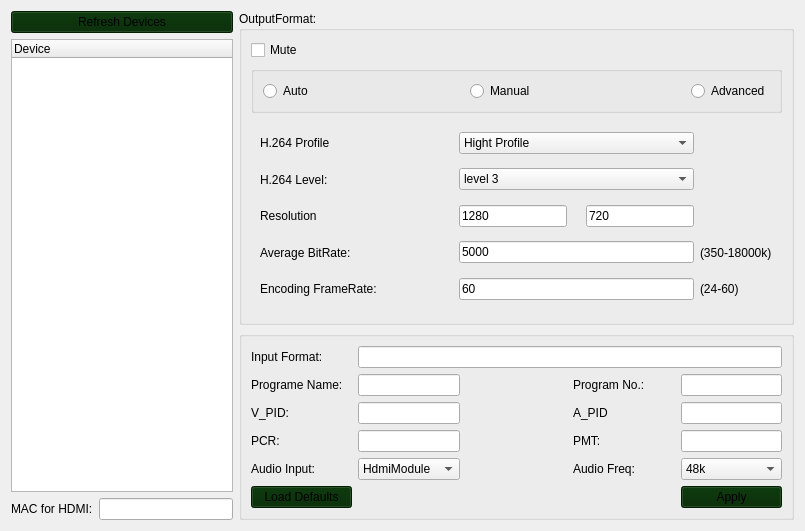
            <widget class="QWidget" name="page_hdmi">
             <layout class="QGridLayout" name="gridLayout_10" columnstretch="2,5">
              <item row="0" column="0" rowspan="2">
               <layout class="QGridLayout" name="gridLayout_6" rowstretch="1,0,0">
                <item row="2" column="0">
                 <widget class="QLabel" name="label_21">
                  <property name="text">
                   <string>MAC for HDMI:</string>
                  </property>
                 </widget>
                </item>
                <item row="0" column="0" colspan="2">
                 <widget class="QPushButton" name="btn_Refresh">
                  <property name="sizePolicy">
                   <sizepolicy hsizetype="Expanding" vsizetype="Fixed">
                    <horstretch>0</horstretch>
                    <verstretch>0</verstretch>
                   </sizepolicy>
                  </property>
                  <property name="styleSheet">
                   <string notr="true">background-color: rgb(0, 40, 0);</string>
                  </property>
                  <property name="text">
                   <string>Refresh Devices</string>
                  </property>
                 </widget>
                </item>
                <item row="2" column="1">
                 <widget class="QLineEdit" name="lin_HDMIMac">
                  <property name="readOnly">
                   <bool>true</bool>
                  </property>
                 </widget>
                </item>
                <item row="1" column="0" colspan="2">
                 <widget class="QTreeWidget" name="tree_Dev">
                  <property name="sizePolicy">
                   <sizepolicy hsizetype="Expanding" vsizetype="Expanding">
                    <horstretch>0</horstretch>
                    <verstretch>0</verstretch>
                   </sizepolicy>
                  </property>
                  <property name="styleSheet">
                   <string notr="true"/>
                  </property>
                  <property name="iconSize">
                   <size>
                    <width>25</width>
                    <height>25</height>
                   </size>
                  </property>
                  <property name="horizontalScrollMode">
                   <enum>QAbstractItemView::ScrollPerItem</enum>
                  </property>
                  <property name="allColumnsShowFocus">
                   <bool>false</bool>
                  </property>
                  <property name="headerHidden">
                   <bool>false</bool>
                  </property>
                  <property name="columnCount">
                   <number>1</number>
                  </property>
                  <attribute name="headerCascadingSectionResizes">
                   <bool>false</bool>
                  </attribute>
                  <attribute name="headerHighlightSections">
                   <bool>false</bool>
                  </attribute>
                  <column>
                   <property name="text">
                    <string>Device</string>
                   </property>
                  </column>
                 </widget>
                </item>
               </layout>
              </item>
              <item row="0" column="1">
               <widget class="QGroupBox" name="gro_OutFmt">
                <property name="sizePolicy">
                 <sizepolicy hsizetype="Expanding" vsizetype="Expanding">
                  <horstretch>0</horstretch>
                  <verstretch>0</verstretch>
                 </sizepolicy>
                </property>
                <property name="layoutDirection">
                 <enum>Qt::LeftToRight</enum>
                </property>
                <property name="title">
                 <string>OutputFormat:</string>
                </property>
                <layout class="QGridLayout" name="gridLayout_4" rowstretch="0,0,0,0">
                 <item row="2" column="0">
                  <widget class="QGroupBox" name="gro_Mode">
                   <property name="sizePolicy">
                    <sizepolicy hsizetype="Expanding" vsizetype="Fixed">
                     <horstretch>0</horstretch>
                     <verstretch>0</verstretch>
                    </sizepolicy>
                   </property>
                   <property name="title">
                    <string/>
                   </property>
                   <layout class="QHBoxLayout" name="horizontalLayout_15">
                    <item>
                     <widget class="QRadioButton" name="rad_Aut">
                      <property name="text">
                       <string>Auto</string>
                      </property>
                     </widget>
                    </item>
                    <item>
                     <spacer name="horizontalSpacer_13">
                      <property name="orientation">
                       <enum>Qt::Horizontal</enum>
                      </property>
                      <property name="sizeType">
                       <enum>QSizePolicy::Expanding</enum>
                      </property>
                      <property name="sizeHint" stdset="0">
                       <size>
                        <width>75</width>
                        <height>20</height>
                       </size>
                      </property>
                     </spacer>
                    </item>
                    <item>
                     <widget class="QRadioButton" name="rad_Man">
                      <property name="text">
                       <string>Manual</string>
                      </property>
                     </widget>
                    </item>
                    <item>
                     <spacer name="horizontalSpacer_14">
                      <property name="orientation">
                       <enum>Qt::Horizontal</enum>
                      </property>
                      <property name="sizeType">
                       <enum>QSizePolicy::MinimumExpanding</enum>
                      </property>
                      <property name="sizeHint" stdset="0">
                       <size>
                        <width>75</width>
                        <height>20</height>
                       </size>
                      </property>
                     </spacer>
                    </item>
                    <item>
                     <widget class="QRadioButton" name="rad_Adv">
                      <property name="text">
                       <string>Advanced</string>
                      </property>
                     </widget>
                    </item>
                   </layout>
                  </widget>
                 </item>
                 <item row="1" column="0">
                  <widget class="QCheckBox" name="che_Mute">
                   <property name="text">
                    <string>Mute</string>
                   </property>
                  </widget>
                 </item>
                 <item row="3" column="0">
                  <widget class="QStackedWidget" name="sta_Mode">
                   <property name="currentIndex">
                    <number>2</number>
                   </property>
                   <widget class="QWidget" name="pag_Ato">
                    <layout class="QVBoxLayout" name="verticalLayout_13">
                     <item>
                      <widget class="QLabel" name="lab_Aut">
                       <property name="text">
                        <string>Output resolution, code rate and frame rate will be identical to inputs.</string>
                       </property>
                      </widget>
                     </item>
                    </layout>
                   </widget>
                   <widget class="QWidget" name="pag_Man">
                    <layout class="QGridLayout" name="gridLayout_5">
                     <item row="3" column="0">
                      <widget class="QRadioButton" name="rad_Good">
                       <property name="text">
                        <string>Good(1120*640)</string>
                       </property>
                      </widget>
                     </item>
                     <item row="4" column="0">
                      <widget class="QRadioButton" name="rad_Fair">
                       <property name="text">
                        <string>Fair(960*540)</string>
                       </property>
                      </widget>
                     </item>
                     <item row="6" column="0">
                      <widget class="QRadioButton" name="rad_Mob">
                       <property name="text">
                        <string>Mobile(480*272)</string>
                       </property>
                      </widget>
                     </item>
                     <item row="1" column="0">
                      <widget class="QRadioButton" name="rad_Ult">
                       <property name="text">
                        <string>Ultra(1440*1080)</string>
                       </property>
                      </widget>
                     </item>
                     <item row="0" column="0">
                      <widget class="QRadioButton" name="rad_Su">
                       <property name="text">
                        <string>Super(1920*1080)</string>
                       </property>
                      </widget>
                     </item>
                     <item row="2" column="0">
                      <widget class="QRadioButton" name="rad_Exc">
                       <property name="text">
                        <string>Excellent(1280*720)</string>
                       </property>
                      </widget>
                     </item>
                     <item row="5" column="0">
                      <widget class="QRadioButton" name="rad_Poor">
                       <property name="text">
                        <string>Poor(800*480)</string>
                       </property>
                      </widget>
                     </item>
                    </layout>
                   </widget>
                   <widget class="QWidget" name="pag_Adv">
                    <layout class="QGridLayout" name="gridLayout">
                     <item row="1" column="0">
                      <widget class="QLabel" name="label_10">
                       <property name="sizePolicy">
                        <sizepolicy hsizetype="Expanding" vsizetype="Expanding">
                         <horstretch>0</horstretch>
                         <verstretch>0</verstretch>
                        </sizepolicy>
                       </property>
                       <property name="text">
                        <string>H.264 Level:</string>
                       </property>
                      </widget>
                     </item>
                     <item row="2" column="3" alignment="Qt::AlignHCenter|Qt::AlignVCenter">
                      <widget class="QLabel" name="lab_enico">
                       <property name="sizePolicy">
                        <sizepolicy hsizetype="Expanding" vsizetype="Expanding">
                         <horstretch>0</horstretch>
                         <verstretch>0</verstretch>
                        </sizepolicy>
                       </property>
                       <property name="layoutDirection">
                        <enum>Qt::RightToLeft</enum>
                       </property>
                       <property name="autoFillBackground">
                        <bool>false</bool>
                       </property>
                       <property name="text">
                        <string/>
                       </property>
                      </widget>
                     </item>
                     <item row="2" column="0">
                      <widget class="QLabel" name="label_11">
                       <property name="sizePolicy">
                        <sizepolicy hsizetype="Expanding" vsizetype="Expanding">
                         <horstretch>0</horstretch>
                         <verstretch>0</verstretch>
                        </sizepolicy>
                       </property>
                       <property name="text">
                        <string>Resolution</string>
                       </property>
                      </widget>
                     </item>
                     <item row="2" column="4">
                      <widget class="QLineEdit" name="lin_Hig">
                       <property name="sizePolicy">
                        <sizepolicy hsizetype="Expanding" vsizetype="Fixed">
                         <horstretch>0</horstretch>
                         <verstretch>0</verstretch>
                        </sizepolicy>
                       </property>
                       <property name="text">
                        <string>720</string>
                       </property>
                      </widget>
                     </item>
                     <item row="3" column="2" colspan="3">
                      <widget class="QLineEdit" name="lin_AvBitRte">
                       <property name="sizePolicy">
                        <sizepolicy hsizetype="Expanding" vsizetype="Fixed">
                         <horstretch>0</horstretch>
                         <verstretch>0</verstretch>
                        </sizepolicy>
                       </property>
                       <property name="text">
                        <string>5000</string>
                       </property>
                      </widget>
                     </item>
                     <item row="3" column="0">
                      <widget class="QLabel" name="label_12">
                       <property name="sizePolicy">
                        <sizepolicy hsizetype="Expanding" vsizetype="Expanding">
                         <horstretch>0</horstretch>
                         <verstretch>0</verstretch>
                        </sizepolicy>
                       </property>
                       <property name="text">
                        <string>Average BitRate:</string>
                       </property>
                      </widget>
                     </item>
                     <item row="3" column="5">
                      <widget class="QLabel" name="label_16">
                       <property name="sizePolicy">
                        <sizepolicy hsizetype="Expanding" vsizetype="Expanding">
                         <horstretch>0</horstretch>
                         <verstretch>0</verstretch>
                        </sizepolicy>
                       </property>
                       <property name="text">
                        <string>(350-18000k)</string>
                       </property>
                      </widget>
                     </item>
                     <item row="4" column="2" colspan="3">
                      <widget class="QLineEdit" name="lin_Enco">
                       <property name="sizePolicy">
                        <sizepolicy hsizetype="Expanding" vsizetype="Fixed">
                         <horstretch>0</horstretch>
                         <verstretch>0</verstretch>
                        </sizepolicy>
                       </property>
                       <property name="text">
                        <string>60</string>
                       </property>
                      </widget>
                     </item>
                     <item row="4" column="5">
                      <widget class="QLabel" name="label_15">
                       <property name="sizePolicy">
                        <sizepolicy hsizetype="Expanding" vsizetype="Expanding">
                         <horstretch>0</horstretch>
                         <verstretch>0</verstretch>
                        </sizepolicy>
                       </property>
                       <property name="text">
                        <string>(24-60)</string>
                       </property>
                      </widget>
                     </item>
                     <item row="4" column="0">
                      <widget class="QLabel" name="label_13">
                       <property name="sizePolicy">
                        <sizepolicy hsizetype="Expanding" vsizetype="Expanding">
                         <horstretch>0</horstretch>
                         <verstretch>0</verstretch>
                        </sizepolicy>
                       </property>
                       <property name="text">
                        <string>Encoding FrameRate: </string>
                       </property>
                      </widget>
                     </item>
                     <item row="4" column="1">
                      <spacer name="horizontalSpacer_8">
                       <property name="orientation">
                        <enum>Qt::Horizontal</enum>
                       </property>
                       <property name="sizeHint" stdset="0">
                        <size>
                         <width>40</width>
                         <height>20</height>
                        </size>
                       </property>
                      </spacer>
                     </item>
                     <item row="0" column="2" colspan="3">
                      <widget class="QComboBox" name="com_Hprofile">
                       <property name="sizePolicy">
                        <sizepolicy hsizetype="Expanding" vsizetype="Fixed">
                         <horstretch>0</horstretch>
                         <verstretch>0</verstretch>
                        </sizepolicy>
                       </property>
                       <item>
                        <property name="text">
                         <string>Hight Profile</string>
                        </property>
                       </item>
                       <item>
                        <property name="text">
                         <string>Main Profile</string>
                        </property>
                       </item>
                      </widget>
                     </item>
                     <item row="0" column="0">
                      <widget class="QLabel" name="label_9">
                       <property name="sizePolicy">
                        <sizepolicy hsizetype="Expanding" vsizetype="Expanding">
                         <horstretch>0</horstretch>
                         <verstretch>0</verstretch>
                        </sizepolicy>
                       </property>
                       <property name="text">
                        <string>H.264 Profile</string>
                       </property>
                      </widget>
                     </item>
                     <item row="1" column="2" colspan="3">
                      <widget class="QComboBox" name="com_Hlevel">
                       <property name="sizePolicy">
                        <sizepolicy hsizetype="Expanding" vsizetype="Fixed">
                         <horstretch>0</horstretch>
                         <verstretch>0</verstretch>
                        </sizepolicy>
                       </property>
                       <item>
                        <property name="text">
                         <string>level 3</string>
                        </property>
                       </item>
                       <item>
                        <property name="text">
                         <string>level 3.1</string>
                        </property>
                       </item>
                       <item>
                        <property name="text">
                         <string>level 3.2</string>
                        </property>
                       </item>
                       <item>
                        <property name="text">
                         <string>level 4</string>
                        </property>
                       </item>
                       <item>
                        <property name="text">
                         <string>level 4.1</string>
                        </property>
                       </item>
                       <item>
                        <property name="text">
                         <string>level 4.2</string>
                        </property>
                       </item>
                      </widget>
                     </item>
                     <item row="2" column="2">
                      <widget class="QLineEdit" name="lin_Wid">
                       <property name="sizePolicy">
                        <sizepolicy hsizetype="Expanding" vsizetype="Fixed">
                         <horstretch>0</horstretch>
                         <verstretch>0</verstretch>
                        </sizepolicy>
                       </property>
                       <property name="text">
                        <string>1280</string>
                       </property>
                      </widget>
                     </item>
                    </layout>
                    <zorder>com_Hprofile</zorder>
                    <zorder>label_10</zorder>
                    <zorder>com_Hlevel</zorder>
                    <zorder>label_11</zorder>
                    <zorder>lin_Wid</zorder>
                    <zorder>lab_enico</zorder>
                    <zorder>lin_Hig</zorder>
                    <zorder>label_12</zorder>
                    <zorder>lin_AvBitRte</zorder>
                    <zorder>label_16</zorder>
                    <zorder>label_13</zorder>
                    <zorder>lin_Enco</zorder>
                    <zorder>label_15</zorder>
                    <zorder>label_9</zorder>
                   </widget>
                  </widget>
                 </item>
                </layout>
               </widget>
              </item>
              <item row="1" column="1">
               <widget class="QGroupBox" name="group">
                <property name="sizePolicy">
                 <sizepolicy hsizetype="Expanding" vsizetype="Expanding">
                  <horstretch>0</horstretch>
                  <verstretch>0</verstretch>
                 </sizepolicy>
                </property>
                <layout class="QGridLayout" name="gridLayout_3" columnstretch="1,1,1,1,1">
                 <item row="5" column="3">
                  <widget class="QLabel" name="label_4">
                   <property name="sizePolicy">
                    <sizepolicy hsizetype="Expanding" vsizetype="Expanding">
                     <horstretch>0</horstretch>
                     <verstretch>0</verstretch>
                    </sizepolicy>
                   </property>
                   <property name="text">
                    <string>Audio Freq:</string>
                   </property>
                  </widget>
                 </item>
                 <item row="2" column="2">
                  <spacer name="horizontalSpacer_2">
                   <property name="orientation">
                    <enum>Qt::Horizontal</enum>
                   </property>
                   <property name="sizeHint" stdset="0">
                    <size>
                     <width>40</width>
                     <height>20</height>
                    </size>
                   </property>
                  </spacer>
                 </item>
                 <item row="2" column="0">
                  <widget class="QLabel" name="label_3">
                   <property name="sizePolicy">
                    <sizepolicy hsizetype="Expanding" vsizetype="Expanding">
                     <horstretch>0</horstretch>
                     <verstretch>0</verstretch>
                    </sizepolicy>
                   </property>
                   <property name="text">
                    <string>Programe Name: </string>
                   </property>
                  </widget>
                 </item>
                 <item row="3" column="4">
                  <widget class="QLineEdit" name="lin_Apid">
                   <property name="sizePolicy">
                    <sizepolicy hsizetype="Expanding" vsizetype="Fixed">
                     <horstretch>0</horstretch>
                     <verstretch>0</verstretch>
                    </sizepolicy>
                   </property>
                  </widget>
                 </item>
                 <item row="2" column="1">
                  <widget class="QLineEdit" name="lin_PgmNa">
                   <property name="sizePolicy">
                    <sizepolicy hsizetype="Expanding" vsizetype="Fixed">
                     <horstretch>0</horstretch>
                     <verstretch>0</verstretch>
                    </sizepolicy>
                   </property>
                  </widget>
                 </item>
                 <item row="2" column="4">
                  <widget class="QLineEdit" name="lin_PgmNo">
                   <property name="sizePolicy">
                    <sizepolicy hsizetype="Expanding" vsizetype="Fixed">
                     <horstretch>0</horstretch>
                     <verstretch>0</verstretch>
                    </sizepolicy>
                   </property>
                  </widget>
                 </item>
                 <item row="2" column="3">
                  <widget class="QLabel" name="lab_PgmNo">
                   <property name="sizePolicy">
                    <sizepolicy hsizetype="Expanding" vsizetype="Expanding">
                     <horstretch>0</horstretch>
                     <verstretch>0</verstretch>
                    </sizepolicy>
                   </property>
                   <property name="text">
                    <string>Program No.:</string>
                   </property>
                  </widget>
                 </item>
                 <item row="3" column="0">
                  <widget class="QLabel" name="label_5">
                   <property name="sizePolicy">
                    <sizepolicy hsizetype="Expanding" vsizetype="Expanding">
                     <horstretch>0</horstretch>
                     <verstretch>0</verstretch>
                    </sizepolicy>
                   </property>
                   <property name="text">
                    <string>V_PID:</string>
                   </property>
                  </widget>
                 </item>
                 <item row="1" column="0">
                  <widget class="QLabel" name="label_2">
                   <property name="sizePolicy">
                    <sizepolicy hsizetype="Expanding" vsizetype="Expanding">
                     <horstretch>0</horstretch>
                     <verstretch>0</verstretch>
                    </sizepolicy>
                   </property>
                   <property name="text">
                    <string>Input Format:</string>
                   </property>
                  </widget>
                 </item>
                 <item row="4" column="3">
                  <widget class="QLabel" name="label_8">
                   <property name="sizePolicy">
                    <sizepolicy hsizetype="Expanding" vsizetype="Expanding">
                     <horstretch>0</horstretch>
                     <verstretch>0</verstretch>
                    </sizepolicy>
                   </property>
                   <property name="text">
                    <string>PMT:</string>
                   </property>
                  </widget>
                 </item>
                 <item row="4" column="1">
                  <widget class="QLineEdit" name="lin_Pcr">
                   <property name="sizePolicy">
                    <sizepolicy hsizetype="Expanding" vsizetype="Fixed">
                     <horstretch>0</horstretch>
                     <verstretch>0</verstretch>
                    </sizepolicy>
                   </property>
                  </widget>
                 </item>
                 <item row="3" column="3">
                  <widget class="QLabel" name="label_6">
                   <property name="sizePolicy">
                    <sizepolicy hsizetype="Expanding" vsizetype="Expanding">
                     <horstretch>0</horstretch>
                     <verstretch>0</verstretch>
                    </sizepolicy>
                   </property>
                   <property name="text">
                    <string>A_PID</string>
                   </property>
                  </widget>
                 </item>
                 <item row="5" column="1">
                  <widget class="QComboBox" name="com_Aout">
                   <property name="sizePolicy">
                    <sizepolicy hsizetype="Expanding" vsizetype="Fixed">
                     <horstretch>0</horstretch>
                     <verstretch>0</verstretch>
                    </sizepolicy>
                   </property>
                   <item>
                    <property name="text">
                     <string>HdmiModule</string>
                    </property>
                   </item>
                  </widget>
                 </item>
                 <item row="4" column="4">
                  <widget class="QLineEdit" name="lin_Pmt">
                   <property name="sizePolicy">
                    <sizepolicy hsizetype="Expanding" vsizetype="Fixed">
                     <horstretch>0</horstretch>
                     <verstretch>0</verstretch>
                    </sizepolicy>
                   </property>
                  </widget>
                 </item>
                 <item row="1" column="1" colspan="4">
                  <widget class="QLineEdit" name="lin_InFmt">
                   <property name="sizePolicy">
                    <sizepolicy hsizetype="Expanding" vsizetype="Fixed">
                     <horstretch>0</horstretch>
                     <verstretch>0</verstretch>
                    </sizepolicy>
                   </property>
                   <property name="readOnly">
                    <bool>true</bool>
                   </property>
                  </widget>
                 </item>
                 <item row="3" column="1">
                  <widget class="QLineEdit" name="lin_Vpid">
                   <property name="sizePolicy">
                    <sizepolicy hsizetype="Expanding" vsizetype="Fixed">
                     <horstretch>0</horstretch>
                     <verstretch>0</verstretch>
                    </sizepolicy>
                   </property>
                  </widget>
                 </item>
                 <item row="5" column="4">
                  <widget class="QComboBox" name="com_AFre">
                   <property name="sizePolicy">
                    <sizepolicy hsizetype="Expanding" vsizetype="Fixed">
                     <horstretch>0</horstretch>
                     <verstretch>0</verstretch>
                    </sizepolicy>
                   </property>
                   <item>
                    <property name="text">
                     <string>48k</string>
                    </property>
                   </item>
                   <item>
                    <property name="text">
                     <string>44.1k</string>
                    </property>
                   </item>
                   <item>
                    <property name="text">
                     <string>32k</string>
                    </property>
                   </item>
                   <item>
                    <property name="text">
                     <string>Auto</string>
                    </property>
                   </item>
                  </widget>
                 </item>
                 <item row="4" column="0">
                  <widget class="QLabel" name="label_7">
                   <property name="sizePolicy">
                    <sizepolicy hsizetype="Expanding" vsizetype="Expanding">
                     <horstretch>0</horstretch>
                     <verstretch>0</verstretch>
                    </sizepolicy>
                   </property>
                   <property name="text">
                    <string>PCR:</string>
                   </property>
                  </widget>
                 </item>
                 <item row="5" column="0">
                  <widget class="QLabel" name="label">
                   <property name="sizePolicy">
                    <sizepolicy hsizetype="Expanding" vsizetype="Expanding">
                     <horstretch>0</horstretch>
                     <verstretch>0</verstretch>
                    </sizepolicy>
                   </property>
                   <property name="text">
                    <string>Audio Input:</string>
                   </property>
                  </widget>
                 </item>
                 <item row="6" column="0">
                  <widget class="QPushButton" name="btn_Res">
                   <property name="sizePolicy">
                    <sizepolicy hsizetype="Expanding" vsizetype="Fixed">
                     <horstretch>0</horstretch>
                     <verstretch>0</verstretch>
                    </sizepolicy>
                   </property>
                   <property name="styleSheet">
                    <string notr="true">background-color: rgb(0, 40, 0);</string>
                   </property>
                   <property name="text">
                    <string>Load Defaults</string>
                   </property>
                  </widget>
                 </item>
                 <item row="6" column="4">
                  <widget class="QPushButton" name="btn_Run">
                   <property name="sizePolicy">
                    <sizepolicy hsizetype="Expanding" vsizetype="Fixed">
                     <horstretch>0</horstretch>
                     <verstretch>0</verstretch>
                    </sizepolicy>
                   </property>
                   <property name="styleSheet">
                    <string notr="true">background-color: rgb(0, 40, 0);</string>
                   </property>
                   <property name="text">
                    <string>Apply</string>
                   </property>
                  </widget>
                 </item>
                </layout>
               </widget>
              </item>
             </layout>
            </widget>
